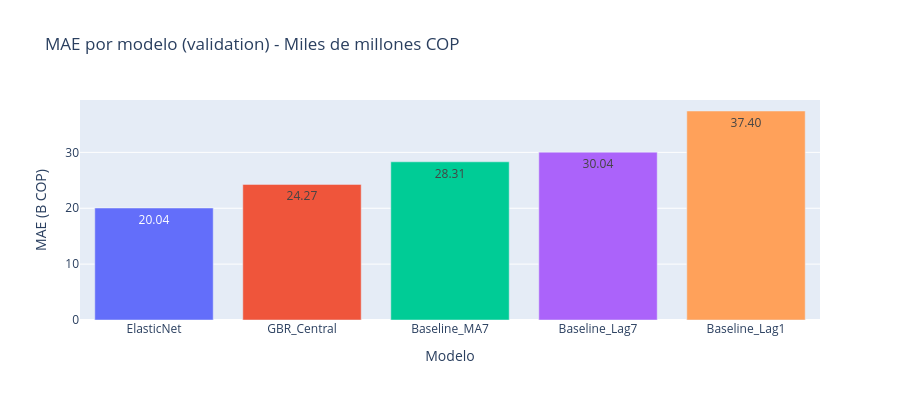

The notebook cell this image was saved under:
### Markdown cell above
## 6. Leaderboard

### Code cell
leaderboard = pd.DataFrame(results).sort_values('mae_B')
print("\n=== LEADERBOARD (validation) ===")
print(leaderboard.to_string(index=False))

# Guardar
leaderboard.to_csv(OUTPUTS_DIR / 'model_leaderboard.csv', index=False)
print(f"\n\u2705 Leaderboard guardado: outputs/model_leaderboard.csv")

# Visualizar
fig = px.bar(
    leaderboard, x='model', y='mae_B',
    title='MAE por modelo (validation) - Miles de millones COP',
    labels={'mae_B': 'MAE (B COP)', 'model': 'Modelo'},
    text_auto='.2f', color='model'
)
fig.update_layout(showlegend=False, height=400)
fig.show()

### Figure 1 — Plotly figure (JSON) as saved in the notebook; plotly's stock layout.template omitted (floating-point values rounded to 4 significant figures)
{"data": [{"hovertemplate": "Modelo=%{x}<br>MAE (B COP)=%{y}<extra></extra>", "legendgroup": "ElasticNet", "marker": {"color": "#636efa", "pattern": {"shape": ""}}, "name": "ElasticNet", "orientation": "v", "showlegend": true, "textposition": "auto", "texttemplate": "%{y:.2f}", "type": "bar", "x": ["ElasticNet"], "xaxis": "x", "y": [20.04], "yaxis": "y"}, {"hovertemplate": "Modelo=%{x}<br>MAE (B COP)=%{y}<extra></extra>", "legendgroup": "GBR_Central", "marker": {"color": "#EF553B", "pattern": {"shape": ""}}, "name": "GBR_Central", "orientation": "v", "showlegend": true, "textposition": "auto", "texttemplate": "%{y:.2f}", "type": "bar", "x": ["GBR_Central"], "xaxis": "x", "y": [24.27], "yaxis": "y"}, {"hovertemplate": "Modelo=%{x}<br>MAE (B COP)=%{y}<extra></extra>", "legendgroup": "Baseline_MA7", "marker": {"color": "#00cc96", "pattern": {"shape": ""}}, "name": "Baseline_MA7", "orientation": "v", "showlegend": true, "textposition": "auto", "texttemplate": "%{y:.2f}", "type": "bar", "x": ["Baseline_MA7"], "xaxis": "x", "y": [28.31], "yaxis": "y"}, {"hovertemplate": "Modelo=%{x}<br>MAE (B COP)=%{y}<extra></extra>", "legendgroup": "Baseline_Lag7", "marker": {"color": "#ab63fa", "pattern": {"shape": ""}}, "name": "Baseline_Lag7", "orientation": "v", "showlegend": true, "textposition": "auto", "texttemplate": "%{y:.2f}", "type": "bar", "x": ["Baseline_Lag7"], "xaxis": "x", "y": [30.04], "yaxis": "y"}, {"hovertemplate": "Modelo=%{x}<br>MAE (B COP)=%{y}<extra></extra>", "legendgroup": "Baseline_Lag1", "marker": {"color": "#FFA15A", "pattern": {"shape": ""}}, "name": "Baseline_Lag1", "orientation": "v", "showlegend": true, "textposition": "auto", "texttemplate": "%{y:.2f}", "type": "bar", "x": ["Baseline_Lag1"], "xaxis": "x", "y": [37.4], "yaxis": "y"}], "layout": {"barmode": "relative", "height": 400, "legend": {"title": {"text": "Modelo"}, "tracegroupgap": 0}, "showlegend": false, "title": {"text": "MAE por modelo (validation) - Miles de millones COP"}, "xaxis": {"anchor": "y", "categoryarray": ["ElasticNet", "GBR_Central", "Baseline_MA7", "Baseline_Lag7", "Baseline_Lag1"], "categoryorder": "array", "domain": [0, 1], "title": {"text": "Modelo"}}, "yaxis": {"anchor": "x", "domain": [0, 1], "title": {"text": "MAE (B COP)"}}}}
